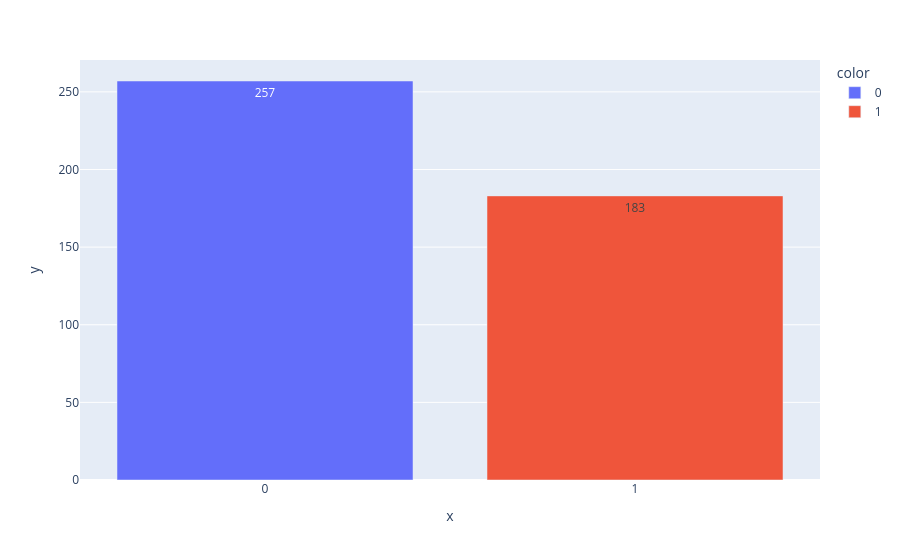

Notebook code for this chart:
### Code cell
# Diagramme en barre des nombres d'observations
bar_plot(val1)

### Figure 1 — Plotly figure (JSON) as saved in the notebook; plotly's stock layout.template omitted (floating-point values rounded to 4 significant figures)
{"data": [{"hovertemplate": "color=0<br>x=%{x}<br>y=%{y}<extra></extra>", "legendgroup": "0", "marker": {"color": "#636efa", "pattern": {"shape": ""}}, "name": "0", "orientation": "v", "showlegend": true, "textposition": "auto", "texttemplate": "%{y}", "type": "bar", "x": ["0"], "xaxis": "x", "y": [257], "yaxis": "y"}, {"hovertemplate": "color=1<br>x=%{x}<br>y=%{y}<extra></extra>", "legendgroup": "1", "marker": {"color": "#EF553B", "pattern": {"shape": ""}}, "name": "1", "orientation": "v", "showlegend": true, "textposition": "auto", "texttemplate": "%{y}", "type": "bar", "x": ["1"], "xaxis": "x", "y": [183], "yaxis": "y"}], "layout": {"barmode": "relative", "legend": {"title": {"text": "color"}, "tracegroupgap": 0}, "margin": {"t": 60}, "xaxis": {"anchor": "y", "domain": [0, 1], "title": {"text": "x"}}, "yaxis": {"anchor": "x", "domain": [0, 1], "title": {"text": "y"}}}}
